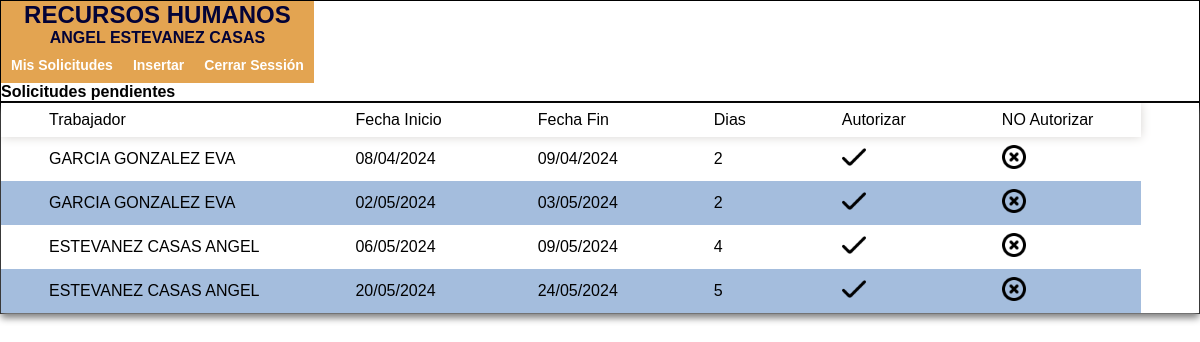
Screenshot of /apps/pendientes.php (signed in) with the database file from the repository.
### tables this page shows
CREATE TABLE IF NOT EXISTS `personal` (
  `idPersonal` int(11) NOT NULL AUTO_INCREMENT,
  `apellidos` varchar(45) NOT NULL,
  `nombre` varchar(20) NOT NULL,
  `fecNac` date NOT NULL,
  `idCategoria` int(11) NOT NULL,
  PRIMARY KEY (`idPersonal`),
  KEY `fk_Personal_Categoria1` (`idCategoria`),
  CONSTRAINT `fk_Personal_Categoria1` FOREIGN KEY (`idCategoria`) REFERENCES `categoria` (`idCategoria`) ON DELETE NO ACTION ON UPDATE NO ACTION
);

CREATE TABLE IF NOT EXISTS `solicitud` (
  `idSolicitud` int(11) NOT NULL AUTO_INCREMENT,
  `fecSolicitud` date NOT NULL,
  `fecInicial` date NOT NULL,
  `fecFinal` date NOT NULL,
  `diasSolicitados` int(11) NOT NULL,
  `autorizado` tinyint(4) DEFAULT 0,
  `sustituto` tinyint(4) DEFAULT 0,
  `idPersonal` int(11) NOT NULL,
  PRIMARY KEY (`idSolicitud`),
  KEY `fk_Solicitudes_Personal1` (`idPersonal`),
  CONSTRAINT `fk_Solicitudes_Personal1` FOREIGN KEY (`idPersonal`) REFERENCES `personal` (`idPersonal`) ON DELETE NO ACTION ON UPDATE NO ACTION
);

### recursos/funciones.php (called while the page is built, shortened)
<?php
   function MostrarFecha ($Fecha)
   {
	   $dia=substr($Fecha, 8, 2);
	   $mes=substr($Fecha, 5, 2);
	   $ano=substr($Fecha, 0, 4);
	   $Fecha=$dia."/".$mes."/".$ano;
	   return $Fecha;
   }
?>

### apps/pendientes.php (the view, shortened to what this page needs)
<?php session_start();
  include("../recursos/funciones.php");
?>
<!DOCTYPE html>
<html lang="es">
<head>
	<link rel="stylesheet" href="../recursos/estilos.css">
</head>
<body>
<div class="container">
<div class="fila">
	  <div class="col-lg-12 col-md-12 col-sm-12 col-xs-12" style="font-weight:bold">
        <?php include("menu.php");?>
		<p>Solicitudes pendientes</p>
      </div>
  </div>
  <div class="fila">
    <div class="col-lg-12 col-md-12 col-sm-12 col-xs-12">
		<table style="display: block; overflow: auto;">
			<thead>
				<tr>
					<td>Trabajador</td></td><td>Fecha Inicio</td><td>Fecha Fin</td><td>Dias</td><td>Autorizar</td><td>NO Autorizar</td>
				</tr>
			</thead>
			<?php
				$sql="select s.idSolicitud, s.idPersonal, p.apellidos, p.nombre, s.fecInicial, s.fecFinal, s.diasSolicitados from solicitud s, personal p where s.idPersonal=p.idPersonal and s.autorizado=0";
				include("../recursos/con_mysql.php");
				$tabla=$db->query($sql);
				echo "<tbody>";
				while ( $registro=$tabla->fetch_assoc() ) {
					echo "<tr><td>".$registro["apellidos"].' '.$registro["nombre"]."</td>";
					echo "<td>".MostrarFecha($registro["fecInicial"])."</td><td>".MostrarFecha($registro["fecFinal"])."</td><td>".$registro["diasSolicitados"]."</td>";
					echo "<td><a href='pendientes.php?idAutoriza=".$registro["idSolicitud"]."' onclick='return autorizarSolicitud()'><img src='../img/iconos/ok.png' width=24px></a></td>";
					echo "<td><a href='pendientes.php?idDeniega=".$registro["idSolicitud"]."' onclick='return denegarSolicitud()'><img src='../img/iconos/borrar.png' width=24px></a></td></tr>";
				}
				echo "</tbody>";
			?>
		</table>
	</div>
  </div>
</div>
</body>
</html>

### apps/menu.php (shortened to what this page needs)
<!DOCTYPE html>
<html lang="es">
<head>
	<link rel="stylesheet" href="../recursos/estilos.css">
</head>
<body>
  <div class="container">
    <header>
        <h2>RECURSOS HUMANOS</h2>
        <?php include('../recursos/con_mysql.php');
            $sql="SELECT nombre, apellidos FROM personal where idPersonal=".$_SESSION['idPersonal'];
            $tabla= $db->query($sql);
            $rows=$tabla->fetch_assoc();
            echo "<p>".$rows["nombre"].' '.$rows["apellidos"];
        ?>
        <nav>
            <?php
                if ($_SESSION['acceso']==1) {
                 echo "<ul>";
                   echo "<li><a href='misSolicitudes.php'>Mis Solicitudes</a></li>";
                   echo "<li><a href='insertarSolicitud.php'>Insertar</a></li>";
                }
                elseif ($_SESSION['acceso']==2) {
                    echo "<ul>";
                        echo "<li><a href='misSolicitudes.php'>Mis Solicitudes</a></li>";
                        echo "<li><a href='insertarSolicitud.php'>Insertar</a></li>";
                        echo "<li><a href='autorizadas.php'>Solicitudes Autorizadas</a></li>";
                }
                elseif ($_SESSION['acceso']==3) {
                    echo "<ul>";
                        echo "<li><a href='pendientes.php'>Solicitudes Pendientes</a></li>";
                        echo "<li><a href='sustituciones.php'>Sustituciones</a></li>";
                        echo "<li><a href='explotacion.php'>Informes</a></li>";
                }
                echo "<li><a href='../cerrarSesion.php'>Cerrar Sessión</a></li>";
                echo "</ul>";
            ?>
        </nav>
    </header>
  </div>
</body>
</html>

### recursos/estilos.css (style rules this page uses)
* { margin:0px; padding:0px; list-style: none; text-decoration: none; font-family: sans-serif; box-sizing: border-box; }
.container { position:relative; margin:auto; width:100%; height: auto; DISPLAY: FLEX; FLEX-WRAP: WRAP; }
.fila { position:relative; margin:auto; width:100%; height: auto; clear:both; display:table; }
[class*="col-"] { float:left; border:1px solid black; padding:0px; }
@media (min-width:1200px) { .col-lg-12 { width:100%; } }
header { background: rgba(215, 126, 8, 0.7); text-align: center; color:rgb(3, 3, 55); }
nav ul { list-style: none; overflow: hidden; }
nav ul li { float: left; font-family: Arial, sans-serif; font-size: 14px; }
nav ul li a { display: block; padding: 10px; color: #fff; text-decoration: none; }
table { border-collapse: collapse; width: 100%; box-shadow: 0 5px 7px gray; }
thead { box-shadow: 0px 0px 10px rgb(215, 212, 209); }
td { padding: 0.5rem 3rem; font-size: 1rem; }
tr:nth-child(even) { background-color: #a4bddd; }

### rows the page displays
personal: nombre "ANGEL", apellidos "ESTEVANEZ CASAS"
solicitud: idPersonal.apellidos "GARCIA GONZALEZ", idPersonal.nombre "EVA", fecInicial "08/04/2024", fecFinal "09/04/2024", diasSolicitados "2"
solicitud: idPersonal.apellidos "GARCIA GONZALEZ", idPersonal.nombre "EVA", fecInicial "02/05/2024", fecFinal "03/05/2024", diasSolicitados "2"
solicitud: idPersonal.apellidos "ESTEVANEZ CASAS", idPersonal.nombre "ANGEL", fecInicial "06/05/2024", fecFinal "09/05/2024", diasSolicitados "4"
solicitud: idPersonal.apellidos "ESTEVANEZ CASAS", idPersonal.nombre "ANGEL", fecInicial "20/05/2024", fecFinal "24/05/2024", diasSolicitados "5"
